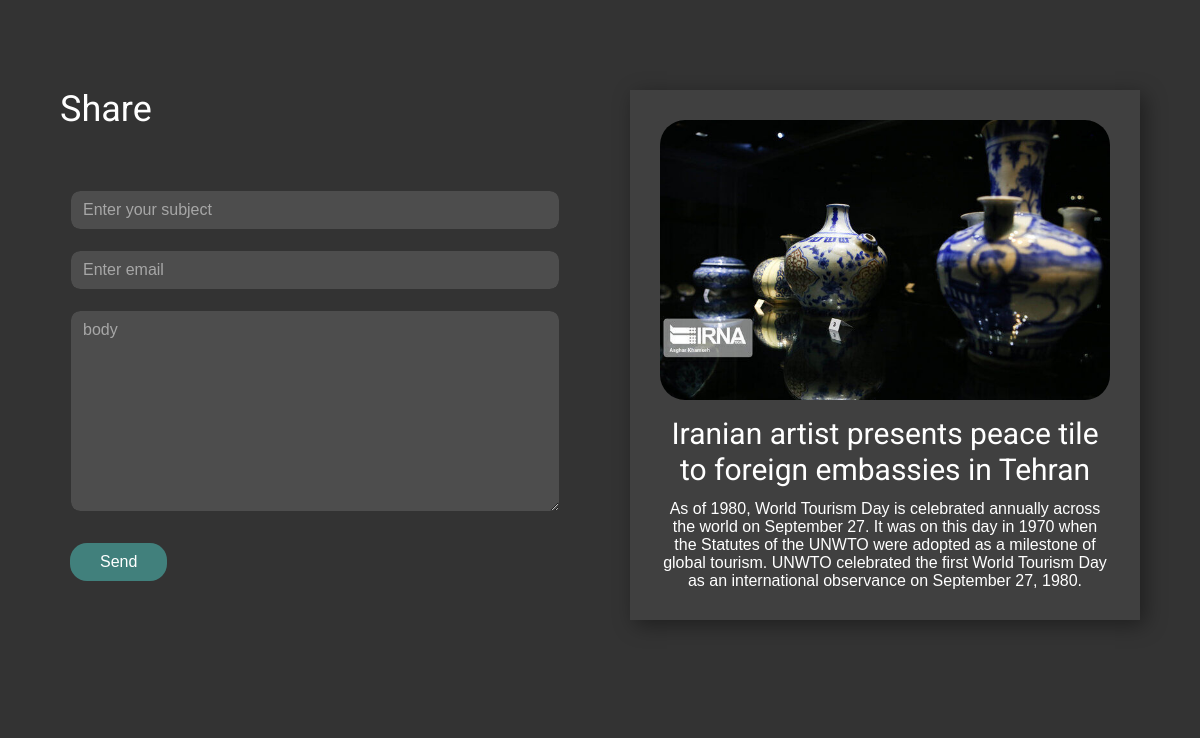
The app's page /blog/detail/iranian-artist-presents-peace-tile-foreign-embassies-tehran/ with its own data.
### email_sender/models.py (models this page shows, shortened)
class Post(models.Model):
    image = models.ImageField(upload_to='',blank=True)
    title = models.CharField(max_length=250)
    slug = models.SlugField(max_length=250,unique_for_date='created',null=True)
    des = models.TextField()
    created = models.DateTimeField(auto_now_add=True)
    class Meta:
        ordering = ('-created',)

### email_sender/views.py (the view)
# urls.py: path('detail/<slug>/',views.post_detail,name="detail"),
def post_detail(request,slug):
    post = get_object_or_404(Post,slug=slug)
    sent = False
    if request.method == 'POST':
        form = ShareForm(request.POST)
        if form.is_valid():
            cd = form.cleaned_data
            post_url = request.build_absolute_uri(post.get_absolute_url())
            subject = '✍️ {}--({})'.format(cd['subject'],post.title)
            message = '{}, Read this article on the website:\n{}.\n {}'.format(cd['body'],post.des,post_url)
            my_email = 'webmobin80@gmail.com'
            send_mail(subject,message,my_email,[cd['email']],fail_silently=False)
            sent = True
            if sent:
                return render(request,'status/Successful.html',{'cd': cd,'sent': sent})
    else:
        form = ShareForm()
    return render(request,'detail/detail.html',{'post': post,'form': form,'sent': sent})

### email_sender/forms.py
class ShareForm(forms.Form):
    subject = forms.CharField(widget=forms.TextInput(attrs={'id': 'name-59db',
                                                            'class': 'u-border-1 u-border-grey-80 u-border-radius-10 u-grey-70 u-input u-input-round u-input-1',
                                                            'placeholder': 'Enter your subject'}),label='')
    email = forms.EmailField(widget=forms.EmailInput(attrs={'id': 'email-59db',
                                                            'class': 'u-border-1 u-border-grey-80 u-border-radius-10 u-grey-70 u-input u-input-round u-input-2',
                                                            'placeholder': 'Enter email'}),label='')
    body = forms.CharField(widget=forms.Textarea(attrs={'id': 'message-59db',
                                                        'class': 'u-border-1 u-border-grey-80 u-border-radius-10 u-grey-70 u-input u-input-round u-input-3',
                                                        'placeholder': 'body'}),label='')

### templates/detail/detail.html (shortened to what this page needs)
{% extends "home.html" %}
{% block content %}
    <section class="u-align-left u-clearfix u-grey-80 u-section-2" id="carousel_e6df">
        <div class="u-clearfix u-sheet u-sheet-1">
            <div class="u-clearfix u-expanded-width u-layout-wrap u-layout-wrap-1">
                <div class="u-layout">
                    <div class="u-layout-row">
                        <div class="u-container-style u-layout-cell u-left-cell u-size-30 u-layout-cell-1">
                            <div class="u-container-layout u-container-layout-1">
                                <h2 class="u-text u-text-default u-text-1">Share</h2>
                                <div class="u-form u-form-1">
                                    <form action="#" method="POST"
                                          class="u-clearfix u-form-custom-backend u-form-spacing-10 u-form-vertical u-inner-form"
                                          style="padding: 10px" source="custom" name="form" redirect="true">
                                        <div class="u-form-group u-form-name u-form-group-1">
                                            {{ form.as_p }}
                                        </div>
                                        <div class="u-align-left u-form-group u-form-submit u-form-group-4">
                                            <button type="submit"
                                                    class="u-border-radius-17 u-btn u-btn-round u-btn-submit u-button-style u-palette-4-dark-2 u-btn-1">Send
                                            </button>
                                        </div>
                                    </form>
                                </div>
                            </div>
                        </div>
                        <div class="u-container-style u-layout-cell u-right-cell u-size-30 u-layout-cell-2">
                            <div class="u-container-layout u-valign-middle u-container-layout-2">
                                <div class="u-align-center u-container-style u-expanded-width u-grey-75 u-group u-group-1">
                                    <div class="u-container-layout u-container-layout-3">
                                        <img src="{{ post.image.url }}" alt="{{ post.title }}"
                                             class="u-border-radius-25 u-expanded-width u-image u-image-round u-image-1"
                                             data-image-width="1600" data-image-height="900">
                                        <h3 class="u-text u-text-default u-text-2">{{ post.title }}</h3>
                                        <p class="u-text u-text-default u-text-3">{{ post.des }}</p>
                                    </div>
                                </div>
                            </div>
                        </div>
                    </div>
                </div>
            </div>
        </div>
    </section>
{% endblock %}

### email_sender/static/Page-1.css (style rules this page uses)
.u-section-2 { background-image: none }
.u-section-2 .u-sheet-1 { min-height: 50vw }
.u-section-2 .u-layout-wrap-1 { margin-top: 60px; margin-bottom: 60px }
.u-section-2 .u-layout-cell-1 { min-height: 546px }
.u-section-2 .u-container-layout-1 { padding: 30px }
.u-section-2 .u-text-1 { margin-top: 0; margin-bottom: 0 }
.u-section-2 .u-form-1 { margin: 30px auto 0 0 }
.u-section-2 .u-input-1 { background-image: none }
.u-section-2 .u-input-2 { background-image: none }
.u-section-2 .u-input-3 { background-image: none }
.u-section-2 .u-btn-1 { background-image: none; border-style: none }
.u-section-2 .u-layout-cell-2 { min-height: 546px }
.u-section-2 .u-container-layout-2 { padding: 30px }
.u-section-2 .u-group-1 { min-height: 524px; height: auto; box-shadow: 5px 5px 20px 0 rgba(0,0,0,0.4); margin: 0 auto 0 0 }
.u-section-2 .u-container-layout-3 { padding: 30px }
.u-section-2 .u-image-1 { height: 280px; margin: 0 auto 0 0 }
.u-section-2 .u-text-2 { margin: 16px auto 0 }
.u-section-2 .u-text-3 { margin: 12px 0 0 }

### records on screen
Post: image (picture), title "Iranian artist presents peace tile to foreign embassies in Tehran", des "As of 1980, World Tourism Day is celebrated annually across the world on September 27. It was on this day in 1970 when the Statutes of the UNWTO were adopted as a milestone of global tourism. UNWTO celebrated the first World Tourism Day as an international observance on September 27, 1980."
